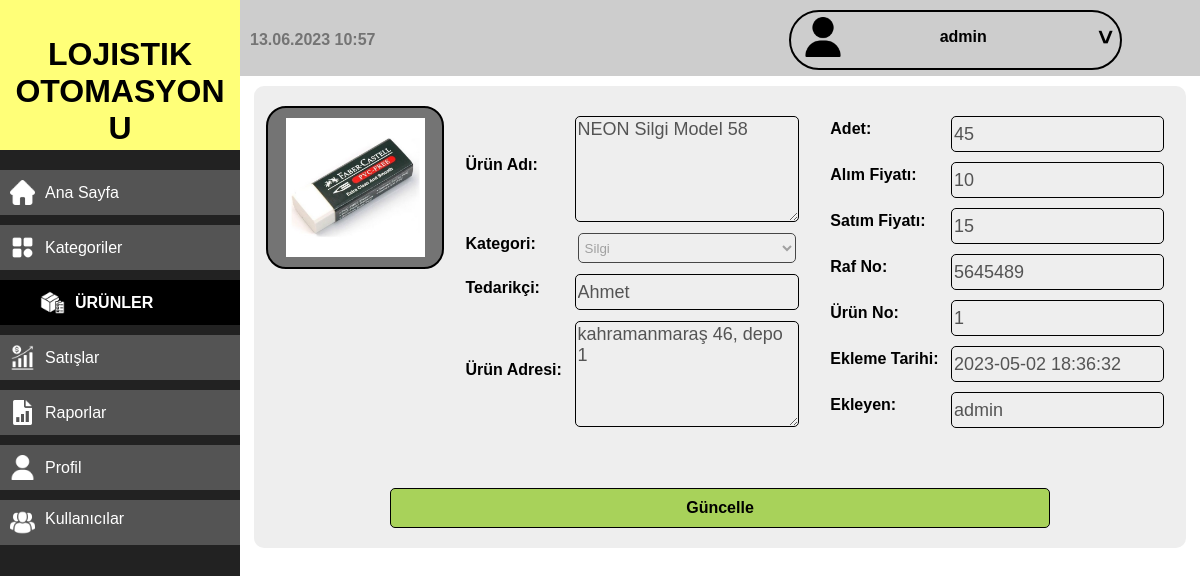
Page /urunler.php?d=gos&k=1 (signed in) on the committed database.
### tables this page shows
CREATE TABLE `urunler` (
  `id` int(11) NOT NULL,
  `urun_adi` text NOT NULL,
  `adet` int(11) NOT NULL,
  `kat` int(11) NOT NULL,
  `ekleyen` int(11) NOT NULL,
  `alim_fiyat` int(11) NOT NULL,
  `satim_fiyat` int(11) NOT NULL,
  `tedarikci` varchar(255) NOT NULL,
  `urun_adresi` text NOT NULL,
  `raf_no` varchar(255) NOT NULL,
  `foto` varchar(255) NOT NULL,
  `tarihi` datetime NOT NULL
);

CREATE TABLE `kullanicilar` (
  `id` int(11) NOT NULL,
  `kullanici_adi` varchar(255) NOT NULL,
  `ad` varchar(255) NOT NULL,
  `soyad` varchar(255) NOT NULL,
  `departman` varchar(255) NOT NULL,
  `sifre` varchar(255) NOT NULL,
  `aktif` int(11) NOT NULL DEFAULT 0,
  `foto` varchar(255) NOT NULL
);

### fonksiyonlar/fonksiyonlar.php (called while the page is built, shortened)
<?php
function getAllFrom($from) {
    global $con;
    $stmt = $con->prepare("SELECT * FROM $from");
    $stmt->execute();
    $rows = $stmt->fetchAll();
    return $rows;
}
    ?>
        <?php
function checkItem($from, $where, $value) {
    global $con;
    $stmt = $con->prepare("SELECT * FROM $from WHERE $where = ? LIMIT 1");
    $stmt->execute(array($value));
    return $stmt->rowCount();
}
function getItem($from, $where, $value) {
    global $con;
    $stmt = $con->prepare("SELECT * FROM $from WHERE $where = ? LIMIT 1");
    $stmt->execute(array($value));
    return $stmt->fetch();
}

### diller/Turkce.php (called while the page is built, shortened)
<?php
function lang($lang)
{
  return $arr[$lang];
}

### urunler.php (the view, shortened to what this page needs)
<?php
if (isset($_SESSION['kullanici_adi'])) {
  $kullaniciS = getItem('kullanicilar', 'id', $_SESSION['ID']);
  if ($kullaniciS['aktif'] === 2) {
    $isAdmin = true;
  } else {
    $isAdmin = false;
  }
  if (isset($_GET['d'])) {
    if ($_GET['d'] == 'ekle') {
      ?>
        <div class="cont-alt">
          <form class="urun-deg-buyuk" action="<?php echo $_SERVER['PHP_SELF']; ?>" method="POST" enctype="multipart/form-data">
            <div class="urun-deg">
              <div>
                <div class="foto">
                  <img class="fotog" src="iconlar/box.png" alt="">
                </div>
                <input type="file" name="foto" required>
              </div>
              <div class="div-2">
                  <label for="u-adi"><?php echo lang('urunAdi'); ?>:</label>
                  <textarea name="u-adi" id="u-adi" cols="30" rows="10" required></textarea>
                  <label for="u-kat"><?php echo lang('kategori'); ?>:</label>
                  <select name="u-kat" id="u-kat" required>
                    <option value="0">...</option>
                    <?php
                      $katlar = getAllFrom('kategoriler');
                      foreach ($katlar as $kat) {
                        echo '<option value="' . $kat['id'] . '">' . $kat['kat_adi'] . '</option>';
                      }
                    ?>
                  </select>
                  <label for="tedarikci"><?php echo lang('tedarikci'); ?>:</label>
                  <input id="tedarikci" name="tedarikci" type="text" required>
                  <label for="u-adresi"><?php echo lang('urunAdresi'); ?>:</label>
                  <textarea name="u-adresi" id="u-adresi" cols="30" rows="10" required></textarea>
              </div>
              <div class="div-2">
                <label for="u-adet"><?php echo lang('adet'); ?>:</label>
                  <input id="u-adet" name="u-adet" type="number" required>
                  <label for="u-alim"><?php echo lang('alimFiyati'); ?>:</label>
                  <input id="u-alim" name="u-alim" type="number" required>
                  <label for="u-satim"><?php echo lang('satimFiyati'); ?>:</label>
                  <input id="u-satim" name="u-satim" type="number" required>
                  <label for="u-raf"><?php echo lang('rafNo'); ?>:</label>
                  <input id="u-raf" name="u-raf" type="text" required>
              </div>
            </div>
            <input class="urun-ekleme" name="ekle" type="submit" value="<?php echo lang('Ekle'); ?>">
          </form>
        </div>
      <?php
    } elseif ($_GET['d'] == 'gos') {
      $uid = isset($_GET['k']) && is_numeric($_GET['k']) ? intval($_GET['k']) : 0;
      $count = checkItem('urunler', 'id', $uid);
      if ($count > 0) {
      $urun = getItem('urunler', 'id', $uid);
      $kullanici = getItem('kullanicilar', 'id', $urun['ekleyen']);
        ?>
          <div class="cont-alt">
            <div class="urun-deg-buyuk">
              <div class="urun-deg">
                <div>
                  <div class="foto">
                    <img class="fotog" src="fotograflar/urunler/<?php echo $urun['foto']; ?>" alt="">
                  </div>
                </div>
                <div class="div-2">
                    <label for="u-adi"><?php echo lang('urunAdi'); ?>:</label>
                    <textarea name="u-adi" id="u-adi" cols="30" rows="10" disabled><?php echo $urun['urun_adi']; ?></textarea>
                    <label for="u-kat"><?php echo lang('kategori'); ?>:</label>
                    <select name="u-kat" id="u-kat" disabled>
                      <?php
                        $katlar = getAllFrom('kategoriler');
                        foreach ($katlar as $kat) {
                          $select = $urun['kat'] == $kat['id'] ? 'selected' : '';
                          echo '<option ' . $select . ' value="' . $kat['id'] . '">' . $kat['kat_adi'] . '</option>';
                        }
                      ?>
                    </select>
                    <label for="tedarikci"><?php echo lang('tedarikci'); ?>:</label>
                    <input id="tedarikci" name="tedarikci" type="text" value="<?php echo $urun['tedarikci']; ?>" disabled>
                    <label for="u-adresi"><?php echo lang('urunAdresi'); ?>:</label>
                    <textarea name="u-adresi" id="u-adresi" cols="30" rows="10" disabled><?php echo $urun['urun_adresi']; ?></textarea>
                </div>
                <div class="div-2">
                  <label for="u-adet"><?php echo lang('adet'); ?>:</label>
                    <input id="u-adet" name="u-adet" type="number" value="<?php echo $urun['adet']; ?>" disabled>
                    <label for="u-alim"><?php echo lang('alimFiyati'); ?>:</label>
                    <input id="u-alim" name="u-alim" type="number" value="<?php echo $urun['alim_fiyat']; ?>" disabled>
                    <label for="u-satim"><?php echo lang('satimFiyati'); ?>:</label>
                    <input id="u-satim" name="u-satim" type="number" value="<?php echo $urun['satim_fiyat']; ?>" disabled>
                    <label for="u-raf"><?php echo lang('rafNo'); ?>:</label>
                    <input id="u-raf" name="u-raf" type="text" value="<?php echo $urun['raf_no']; ?>" disabled>
                    <label for="u-no"><?php echo lang('urunNo'); ?>:</label>
                    <input disabled id="u-no" type="text" value="<?php echo $urun['id']; ?>">
                    <label for="u-tarihi"><?php echo lang('eklemeTarihi'); ?>:</label>
                    <input id="u-tarihi" type="text" value="<?php echo $urun['tarihi']; ?>" disabled>
                    <?php
                    if ($isAdmin) { echo '<label for="u-yapan">'. lang('ekleyen') . ':</label><input id="u-yapan" type="text" value="' . $kullanici['kullanici_adi'] . '" disabled>'; } ?>
                </div>
              </div>
              <a href="urunler.php?d=deg&k=<?php echo $_GET['k']; ?>" class="a urun-ekleme"><?php echo lang('degistir'); ?></a>
            </div>
          </div>
        <?php
      } else {
        header('Location: urunler.php');
        exit();
      }
    } else {
      header('Location: urunler.php');
      exit();
    }
  }
    include 'sablonlar/footer.php';
} else {
  header('Location: logout.php');
  exit();
}

### css/style.css (style rules this page uses)
* { font-family: Arial, Helvetica, sans-serif; }
input { font-size: 18px; padding: 5px; border: 1px solid black; border-radius: 5px; }
body { margin: 0; }
a.a { font-style: none; text-decoration: none; color: black; font-weight: bold; }
div.cont-alt { margin: 10px auto; width: 95%; background-color: #eee; padding: 10px; border-radius: 10px; }
.urun-deg-buyuk { display: grid; grid-template-rows: auto auto; }
div.urun-deg { display: grid; grid-template-columns: 1fr 2fr 2fr; }
div.urun-deg div.foto { margin: 10px auto; border-radius: 20px; border: 2px solid black; width: calc(90% - 10px); background-color: #747474; padding: 10px; }
div.urun-deg div.foto img.fotog { max-width: 90%; max-height: 90%; margin: auto; display: block; object-fit: cover; }
input.urun-ekleme, a.urun-ekleme { width: 70%; margin: 50px auto 10px auto; background-color: #a8d25a; }
div.urun-deg div.div-2 { width: 95%; margin: 10px auto; display: grid; grid-template-columns: auto 1fr; }
div.urun-deg div.div-2 input, select, div.urun-deg div.div-2 textarea { width: 95%; height: 30px; border: 1px solid black; border-radius: 5px; display: inline-block; padding: 2px; margin: 10px auto auto auto; }
div.urun-deg div.div-2 textarea { height: 100px; font-size: 18px; resize:vertical; max-height: 71vh; min-height: 100px; }
div.div-2 label { padding: 0 10px; height: fit-content; margin: auto 0; font-weight: bold; }
a.urun-ekleme { text-align: center; padding: 10px; border: 1px solid black; border-radius: 5px; }

### rows in the picture
urunler: foto (picture), u-adi "NEON Silgi Model 58", tedarikci "Ahmet", u-adresi "kahramanmaraş 46, depo 1", u-adet "45", u-alim "10", u-satim "15", u-raf "5645489", id "1", tarihi "2023-05-02 18:36:32"
kullanicilar: kullanici_adi "admin"

### other values in the picture
lang('LojistikOtomasyonu') "LOJISTIK OTOMASYONU"
lang('AnaSayfa') "Ana Sayfa"
lang('Kategoriler') "Kategoriler"
lang('Urunler') "ÜRÜNLER"
lang('Satislar') "Satışlar"
lang('Raporlar') "Raporlar"
lang('Profil') "Profil"
lang('Kullanicilar') "Kullanıcılar"
$_SESSION['kullanici_adi'] "admin"
lang('urunAdi') "Ürün Adı"
lang('kategori') "Kategori"
lang('tedarikci') "Tedarikçi"
lang('urunAdresi') "Ürün Adresi"
lang('adet') "Adet"
lang('alimFiyati') "Alım Fiyatı"
